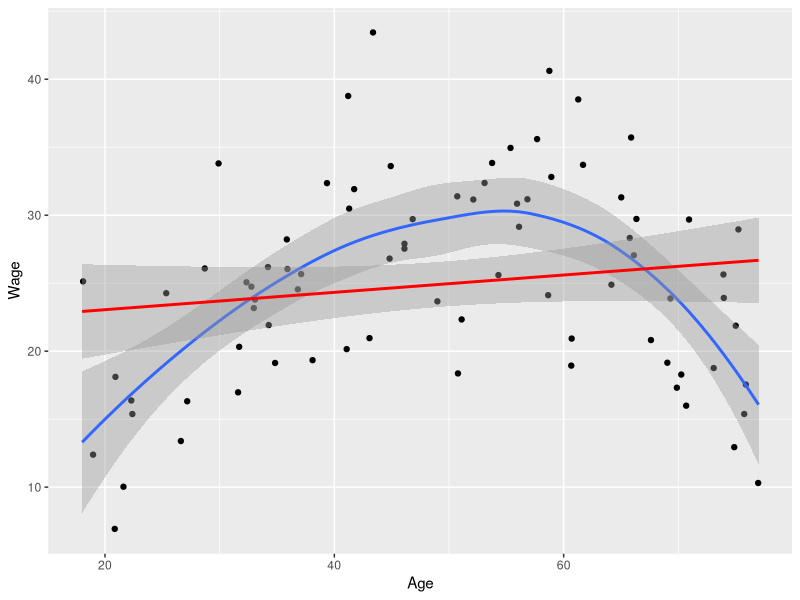
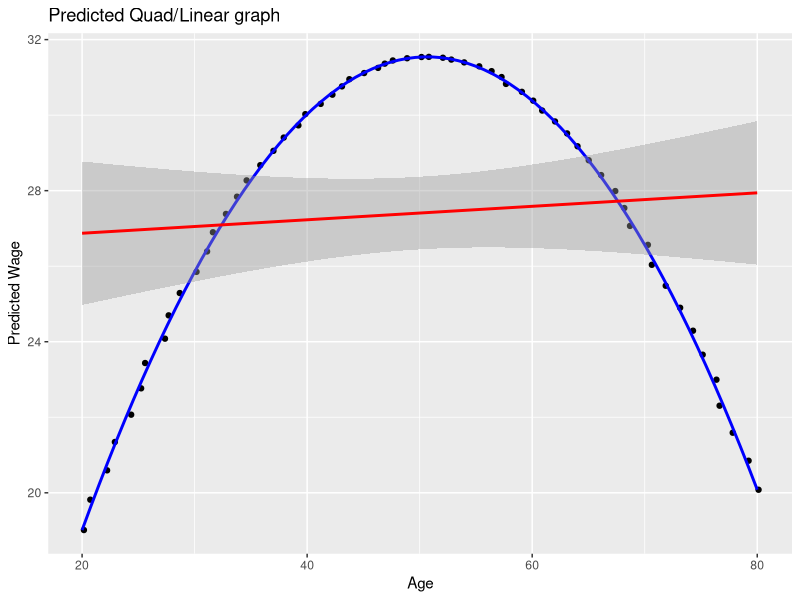
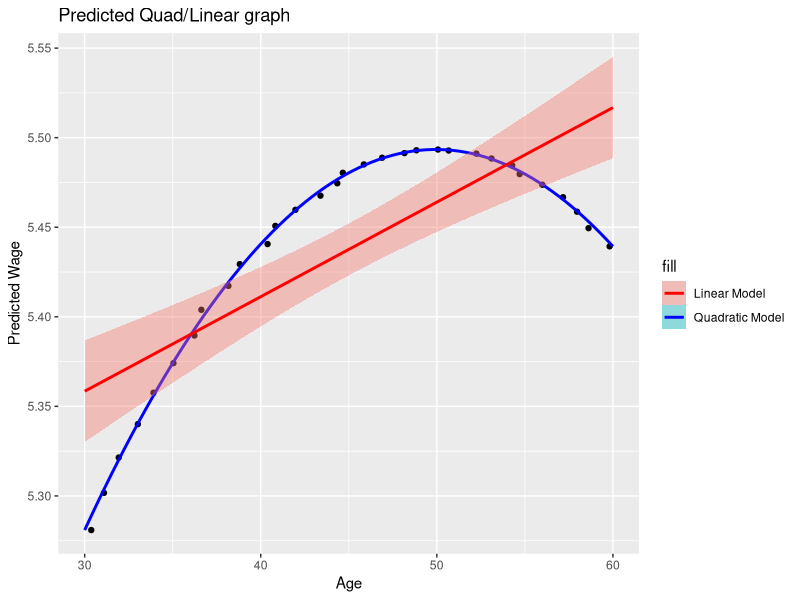
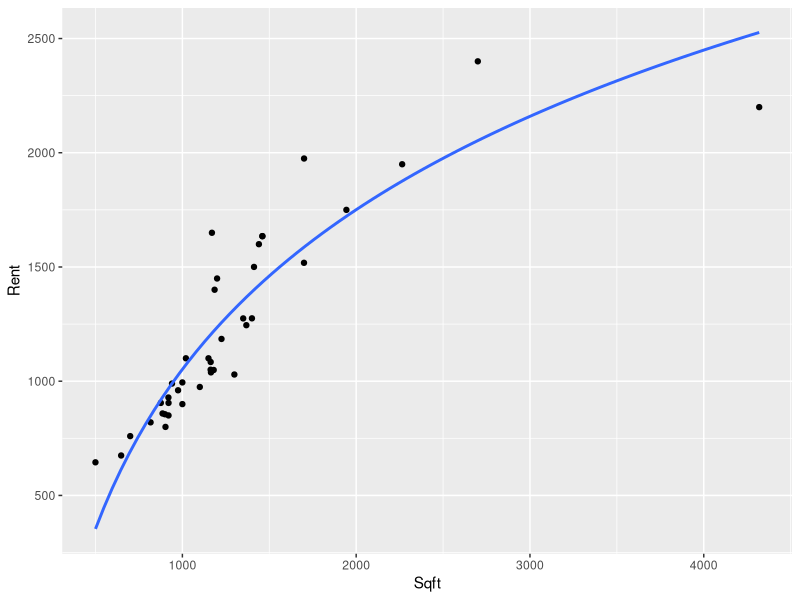

Write the R code that produced these figures, in order.
## ---- chunk 1
library(tidyverse)
library(readxl)
options(scipen = 999)

## ---- chunk 2
#read in the data for the wages 
wages_data <- read_xlsx(here::here("data",
                     "Data for Weeks 2-7.xlsx"), 
                      sheet = "Wages"
                     )
## ---- chunk 3
wages_data %>% 
  ggplot(aes(x = Age, y = Wage))+
  geom_jitter()+ 
  geom_smooth()+ 
  geom_smooth(method = "lm", color = "red")
## ---- chunk 4
wages_data <- wages_data %>% 
  mutate(age_sqrd = Age^2)
wages_lm <- lm(Wage ~ Age + Educ ,data = wages_data)
summary(wages_lm)
wages_qm <- lm(Wage ~ Educ+ Age + I(Age^2), data = wages_data)
summary(wages_qm)

## ---- chunk 5
predict(wages_qm, data.frame(Educ=16, Age=30))
predict(wages_qm, data.frame(Educ=16, Age=50))
predict(wages_qm, data.frame(Educ=16, Age=70))

## ---- chunk 6
coeffs <- coefficients(wages_qm)
predict <- map2_df(.x = 20:80,
                   .y= 16,
                   .f = ~predict(wages_qm, data.frame(Educ = .y, Age = .x)))
predict %>%
  mutate(age = 20:80) %>%
  rename(pred_wage = `1`) %>%
  ggplot(aes(x = age, y = pred_wage)) +
  geom_jitter() +
  geom_smooth(color = "blue", aes(group = "Quadratic Model")) +  # Labeling the blue line as quadratic
  geom_smooth(method = "lm", color = "red", aes(group = "Linear Model")) +  # Labeling the red line as linear
  labs(title = "Predicted Quad/Linear graph", x = "Age", y = "Predicted Wage", color = "Model Key")
## ---- chunk 7
#read in the data for the tech sales 
techsales_data <- read_xlsx(here::here("data",
                     "Data for Weeks 2-7.xlsx"), 
                      sheet = "TechSales"
                     )
## ---- chunk 8
filtered_tchsales <- techsales_data %>% 
  filter(Business == "Hardware") %>% 
  mutate(d1 = if_else(Personality == "Diplomat",1,0),
         d2 = if_else(Personality == "Explorer", 1,0),
         d3 = if_else(Personality == "Analyst",1,0),
         d4 = if_else(Personality == "Sentinel",1,0),
         d5 = if_else(College =="Yes", 1,0))

## ---- chunk 9

# make a model that isn't quadratic
model_1 <- lm(NPS ~ Age + Female +Certificates + d1 + d2 + d3 + d5, data = filtered_tchsales)
# make a quadratic model that considers Age ^2
model_2 <- lm(NPS ~ Age + Female +Certificates+ d1 + d2 + d3 + d5 + I(Age^2), data = filtered_tchsales)
# summarize and compare the models
summary(model_1) ; summary(model_2)

## ---- chunk 10
# Extract coefficients and standard errors
summary_df <- broom::tidy(model_1) %>%
  select(term, estimate, std.error) %>%
  rename(Variable = term, Coefficient = estimate, `Std. Error` = std.error)




# Print or display the summary table
print(summary_df)


## ---- chunk 11
# predict the values 
predict_2 <- map_df(.x = 30:60,
                    .f = ~predict(model_2, data.frame(Age = .x, 
                                                      Female = 1, 
                                                      d1 = 0,
                                                      d2 = 0,
                                                      d3 = 1,
                                                      d5 = 1,
                                                      Certificates = 3
                                                      )
                                  )
                    )

predict_2 %>%
  # add an age column to the data
  mutate(age = 30:60) %>%
  #rename the column from the predicted varaible
  rename(pred_NPS = `1`) %>%
  # make the visualization
  ggplot(aes(x = age, y = pred_NPS)) +
  geom_jitter() +
  geom_smooth(color = "blue",aes( fill = "Quadratic Model")) +  # Labeling the blue line as quadratic
  geom_smooth(method = "lm", color = "red", aes(fill = "Linear Model")) +  # Labeling the red line as linear
  labs(title = "Predicted Quad/Linear graph", x = "Age", y = "Predicted Wage", color = "Model Key") 

## ---- chunk 12
#read in the data for the wages 
collegetwn_data <- read_xlsx(here::here("data",
                     "Data for Weeks 2-7.xlsx"), 
                      sheet = "CollegeTown"
                     )
## ---- chunk 13
# visualize the data - using log transformation 
collegetwn_data %>% 
  ggplot(aes(x = Sqft, y = Rent))+
  geom_jitter()+
  geom_smooth(method = "lm", 
              formula = y ~ log(x), 
              se = FALSE) 

## ---- chunk 14
# Model 1 -- standard linear model: 
college_lm <- lm(Rent ~ Beds + Baths + Sqft, data = collegetwn_data)

# Model 2 -- log the sqft and keeping the others constant 
college_lm2 <- lm(Rent ~ Beds + Baths + log(Sqft), data = collegetwn_data)

# Model 3 -- log the rent only and keeping the others constant 
college_lm3 <- lm(log(Rent) ~ Beds + Baths + Sqft, data = collegetwn_data)

# Model 4 -- log the Sqft AND rent and keeping the others constant 
college_lm4 <- lm(log(Rent) ~ Beds + Baths + log(Sqft), data = collegetwn_data)


## ---- chunk 15
#use model 1 to make a prediction with sqft = 1600, Beds = 3, and Baths = 2
predict(college_lm, data.frame(Beds = 3, 
                               Baths = 2,
                               Sqft = 1600))
#use model 2 to make a prediction with sqft = 1600, Beds = 3, and Baths = 2
predict(college_lm2, data.frame(Beds = 3, 
                               Baths = 2,
                               Sqft = 1600))

## ---- chunk 16
# use the model 3 to predict
# since rent (y) is logged, you need to compute the se in order to predicti: use the following steps

predi_log_3 <- predict(college_lm3, data.frame(Beds = 3, 
                                               Baths = 2,
                                               Sqft = 1600))

# extract the standard error of the linear model
se_3 <- sigma(college_lm3)
# use the standard error and you prediction in order to predict that value 
prediction_model_3 <- exp(predi_log_3 + se_3^2/2)

prediction_model_3
## ---- chunk 17
# use the model 4 to predict
# since rent (y) is logged, you need to compute the se in order to predicti: use the following steps
predi_log_4 <- predict(college_lm4, data.frame(Beds = 3, 
                                               Baths = 2,
                                               Sqft = 1600))
# extract the standard error of the linear model
se_4 <- sigma(college_lm4)
# use the standard error and you prediction in order to predict that value 
prediction_model_4 <- exp(predi_log_4 + se_3^2/2)

prediction_model_4

## ---- chunk 18
# computing Rsq for model 4; 
predict_lnrent <- predict(college_lm4)
stde_4 <- sigma(college_lm4)
pred_rent <- exp(predict_lnrent+stde_4^2/2)
cor(collegetwn_data$Rent, pred_rent)^2
## ---- chunk 19
compute_r_squared <- function(model, var, data) {
  # Compute predicted log value
  predict_lnval <- predict(model)
  
  # Compute standard error of the model
  stde <- sigma(model)
  
  # Compute predicted value
  pred_val <- exp(predict_lnval + stde^2 / 2)
  
  # Compute R-squared
  r_squared <- cor(data[[var]], pred_val)^2
  
  return(r_squared)
}

# Example usage:
# Replace 'college_lm4' with your actual linear model and 'collegetwn_data' with your dataset
result <- compute_r_squared(model = college_lm4, var = "Rent", data = collegetwn_data)
cat("R-squared for model 4:", result, "\n")

## ---- chunk 20
#read in the data for the wages 
division_data <- read_xlsx(here::here("data",
                     "Data for Weeks 2-7.xlsx"), 
                      sheet = "Division"
                     )
## ---- chunk 21
# Make dummy varaiables 
division_data <- division_data %>% 
  mutate(d1 = if_else(Division == "Marketing",1,0),
         d2 = if_else(Division == "Development", 1,0),
         d3 = if_else(Division == "Customer Service",1,0),
         d4 = if_else(College =="Yes", 1,0))

# estimate a linear regression model for salary using business division and college education as predictor variables
division_lm <- lm(Salary ~ d1 +d2 + d4, data = division_data)
# summary(division_lm)

#use the model to predict the salary of college educated employees in each of the three divisions
## prediction for marketing
predict(division_lm, data.frame(d1 = 1, d2=0, d4=1))
## prediction for development
predict(division_lm, data.frame(d1 = 0, d2=1, d4=1))
## prediction for customer service
predict(division_lm, data.frame(d1 = 0, d2=0, d4=1))

## ---- chunk 22
#| code-fold: true
# Write function to do prediction easy: 
predict_and_calculate <- function(d1, d2, d4, model) {
  # Predict the log value
  predi_log <- predict(model, newdata = data.frame(d1 = d1, d2 = d2, d4 = d4))
  
  # Extract the standard error
  se <- sigma(model)
  
  # Calculate the final prediction
  prediction <- exp(predi_log + se^2 / 2)
  
  return(prediction)
}


## ---- chunk 23
# estimate a linear model for salary using exponential model that uses ln(Salary as response)
division_exp <- lm(log(Salary) ~ d1 +d2 + d4, data = division_data)


predict_and_calculate(d1 = 1, d2 = 0, d4 = 1, model = division_exp)
predict_and_calculate(d1 = 0, d2 = 1, d4 = 1, model = division_exp)
predict_and_calculate(d1 = 0, d2 = 1, d4 = 1, model = division_exp)


## ---- chunk 24
# we need to calculate R^2 if we want to compare the models
compute_r_squared(model = division_exp, var = "Salary", data = division_data)
